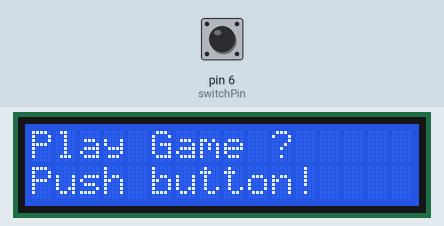
Recording of a sketch running on a simulated Arduino Uno, built with avr-gcc and run on an emulated ATmega328P. Shown: 16×2 character LCD. The inputs (shaded band) are chosen by the test bench; at power-on: pin 6 (switchPin) LOW. Random numbers use the default seed unless the sketch sets one.

Above: at 1.2 s.
1.3 s: pin 6 (switchPin) pulled HIGH for 0.15 s
At 1.37 s:
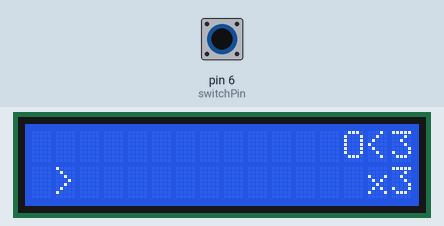
2.0 s: pin 6 (switchPin) pulled HIGH for 1 s
At 2.01 s:
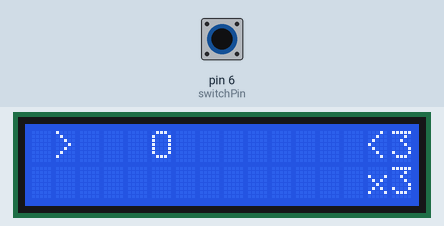
3.6 s: pin 6 (switchPin) pulled HIGH for 0.15 s
At 3.61 s:
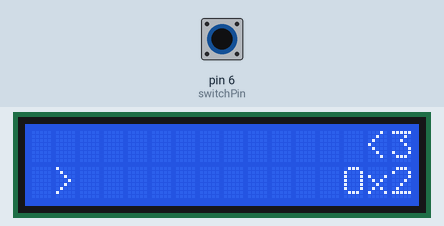
4.3 s: pin 6 (switchPin) pulled HIGH for 1 s
At 8.7 s:
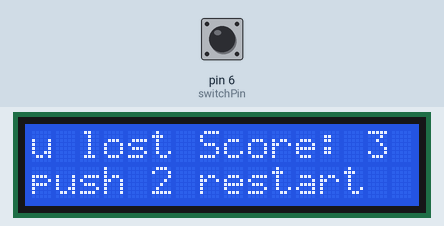

The sketch:

game_Dodge.ino
```cpp
#include <LiquidCrystal.h>

LiquidCrystal lcd(12, 11, 5, 4, 3, 2);

const int switchPin = 6;
const int rockStart = 13;
//input info
int state = 0;
int prevState = 0;
int score = 0;
bool inMenu = true;
bool gameOn = false;
bool lost = false;
bool clearScreen = false;
bool is_hit = false;

unsigned long time;

class Entity {
  public:
    Entity(int c, int r) {
      col = c;
      row = r;
    };
    int getCol() {
      return col;
    };
    int getRow() {
      return row;
    };
    void setCol(int c) {
      col = c;
    };
    void setRow(int r) {
      row = r;
    };
  private:
    int col;
    int row;
};

Entity player(1, 0);
Entity rock(rockStart, 0);
Entity lives(15, 1);

int numLives = 3;

void printPlayer() {
  int col = player.getCol();
  int row = player.getRow();
  lcd.setCursor(col, row);
  lcd.print(">");
}
void printRock() {
  int col = rock.getCol();
  int row = rock.getRow();
  lcd.setCursor(col, row);
  lcd.print("O");
}
void printLives() {
  lcd.setCursor(14, 0);
  lcd.print("<3");
  lcd.setCursor(14, 1);
  lcd.print("x");
  lcd.setCursor(15, 1);
  lcd.print(numLives);
}

void printEntity() {
  lcd.clear();
  if (numLives > 0) {
    printPlayer();
    printRock();
    printLives();
  }
  else {
    lcd.print("u lost Score: ");
    lcd.print(score - 2);
    lcd.setCursor(0, 1);
    lcd.print("push 2 restart");
  }
}

void movePlayer() {
  int row = player.getRow();

  if (row == 1)
    player.setRow(0);
  else if (row == 0)
    player.setRow(1);
}

void moveRock() {
  int col = rock.getCol();
  col--;
  rock.setCol(col);
  if (col < 0) {
    rock.setCol(rockStart);
    rock.setRow(random(2));
    if(is_hit == false && numLives > 0)
      score++;
  }
}

void setup() {
  lcd.begin(16, 2);
  pinMode(switchPin, INPUT);

  lcd.print("Play Game ? ");
  lcd.setCursor(0, 1);
  lcd.print("Push button!");
}

void loop() {
  state = digitalRead(switchPin);

  time = millis();

  if (state == HIGH && prevState == LOW && lost == false) {
    if (inMenu) {
      inMenu = false;
      gameOn = true;
    }
    if (gameOn) {
      movePlayer();
    }
    if (numLives < 0) {
      numLives = 3;
      score = 0;
    }
  }

  if (time % 80 == 0 && player.getRow() == rock.getRow() && player.getCol() == rock.getCol()) {
    numLives--;
    is_hit = true;
  }

  if (time % 80 == 0 && gameOn && lost == false) {
    printEntity();
    moveRock();
  }

  is_hit = false;
  prevState = state;
}
```

Measured:
- after the input at 1.3 s, the display: changes after 0.06 s (image 1)
